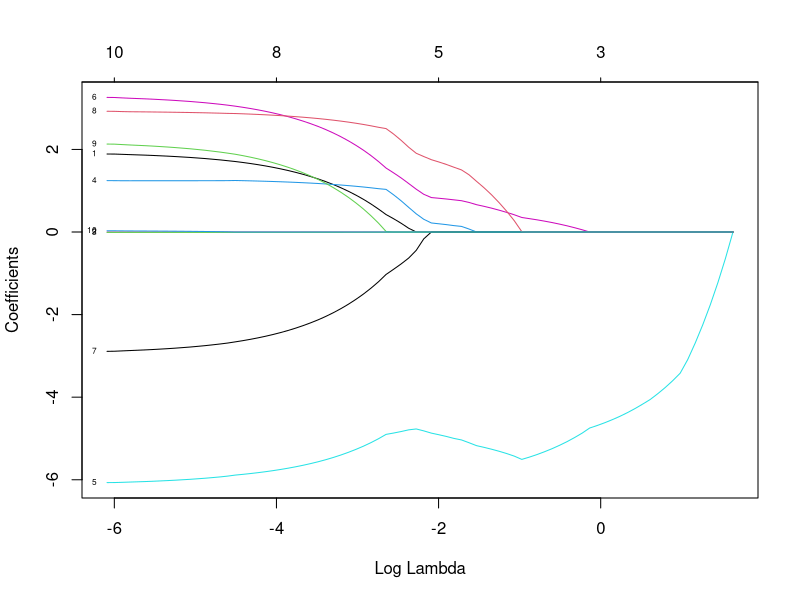
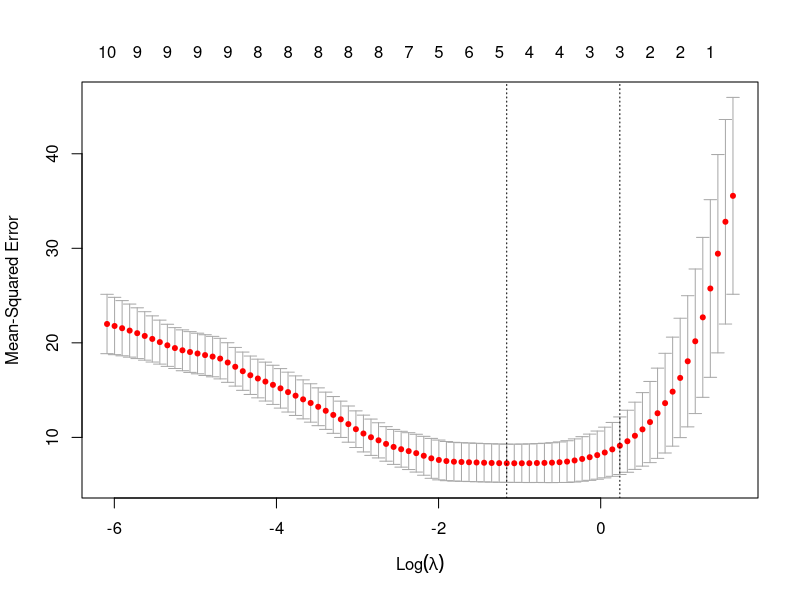
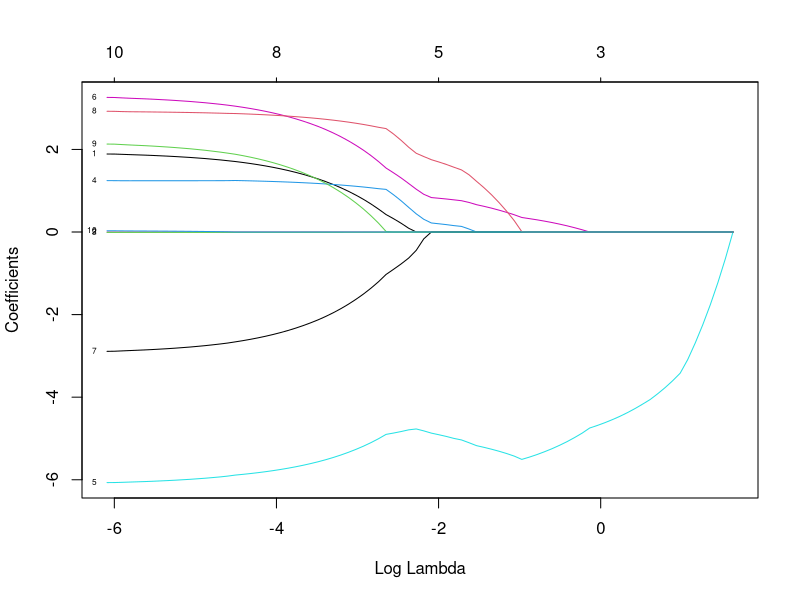

Generate these figures, in order, with R:
library(glmnet)

mtcars # mpg is the response

x = as.matrix(mtcars[,-1]) # remove the response variable
y = mtcars[,1] # response variables

train = sample(1:nrow(x),0.67*nrow(x)) # train by using 2/3 of the x rows
x.train = x[train,] ; y.train = y[train] # data to train
x.test = x[-train,] ; y.test = y[-train] # data to test the prediction quality

# Prediction by using the linear model
# First fit linear model on the train data
attach(mtcars)
lm.model = lm(mpg~cyl+disp+hp+drat+wt+qsec+vs+am+gear+carb, data = mtcars, subset = train)
y.predict.lm = predict(lm.model, newdata = mtcars[-train,]) # predict for the test rows
mse.lm = mean((y.test - y.predict.lm)^2) ; # prediction quality by the linear model
mse.lm

# Now applying lasso for selecting the variables and prediction
lasso.model = glmnet(x.train, y.train, alpha = 1) # alpha = 1 for lasso
# more options standardize = TRUE, intercept = FALSE, nlambda = 1000

lasso.cv = cv.glmnet(x.train, y.train, alpha = 1, type.measure = "mse", nfolds = 5)

plot(lasso.model, label = T, xvar = "lambda")
# standardize = T, type.coef = "2norm", xvar = "norm"
# plot(lasso.cv$glmnet.fit, xvar ="lambda", label = T) # The same plot

plot(lasso.cv) # smallest lambda
plot(lasso.cv$glmnet.fit, xvar ="lambda", label = T)

lambda.min = lasso.cv$lambda.min 
lambda.1se = lasso.cv$lambda.1se
lambda.min; lambda.1se # best lambda by cross validation 
coef(lasso.model, s= lasso.cv$lambda.min)
coef(lasso.model, s= lasso.cv$lambda.1se)
